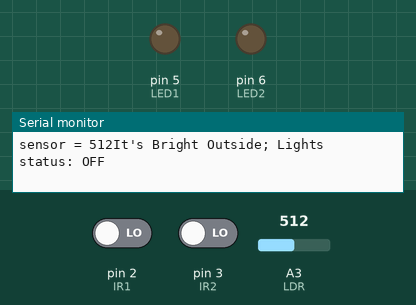
Recording of a sketch running on a simulated Arduino Uno, built with avr-gcc and run on an emulated ATmega328P. Shown: output pins drawn as LEDs (lit = HIGH), the last lines printed to the serial monitor. Dashed ring = blinking. The inputs (shaded band) are chosen by the test bench; at power-on: A3 (LDR) = 512, pin 2 (IR1) LOW, pin 3 (IR2) LOW.

Above: at 1.2 s.
1.3 s: A3 (LDR) set to 104
4.3 s: A3 (LDR) set to 94
At 5.8 s:
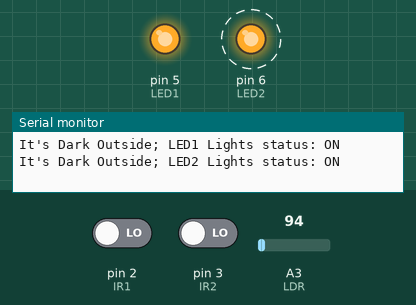
Timing chart, 0 to 11.9 s (numbered marks = the images above; inputs shaded):
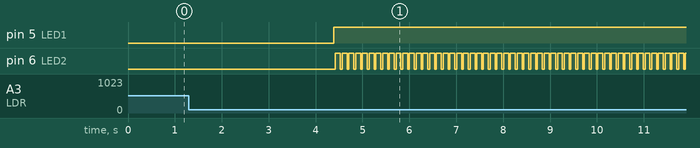

Measured:
- the behaviour switches between 100 and 99 on A3 (LDR) (found by bisection; images 0 and 1)
- after the input at 4.3 s, pin 5 (LED1): LOW → HIGH after 0.09 s; pin 6 (LED2): alternates HIGH for 0.11 s and LOW for 0.04 s, starting after 0.12 s

The sketch:

SmartStreetLightSystem_EshaGawate_USC_UCT.ino
```cpp
int IR1 = 2;

int IR2 = 3;

int LED1 = 5;

int LED2 = 6;

int LDR = A3;


void setup()

{

Serial.begin(9600);

pinMode(LED1, OUTPUT);

pinMode(LED2, OUTPUT);

pinMode(IR1, INPUT);

pinMode(IR2, INPUT);

pinMode(LDR, INPUT);

}

void loop() {

int LDRValue = analogRead(LDR);

Serial.print("sensor = ");

Serial.print(LDRValue );

delay (50);

digitalWrite(LED1, LOW);

digitalWrite(LED2, LOW);

Serial.println("It's Bright Outside; Lights status: OFF");


if (LDRValue< 100 && digitalRead(IR1) == LOW)

{

digitalWrite(LED1, HIGH);

Serial.println("It's Dark Outside; LED1 Lights status: ON");

}

if (LDRValue< 100 && digitalRead(IR2) == LOW)

{
  digitalWrite(LED2, HIGH);

Serial.println("It's Dark Outside; LED2 Lights status: ON");

}

}
```
